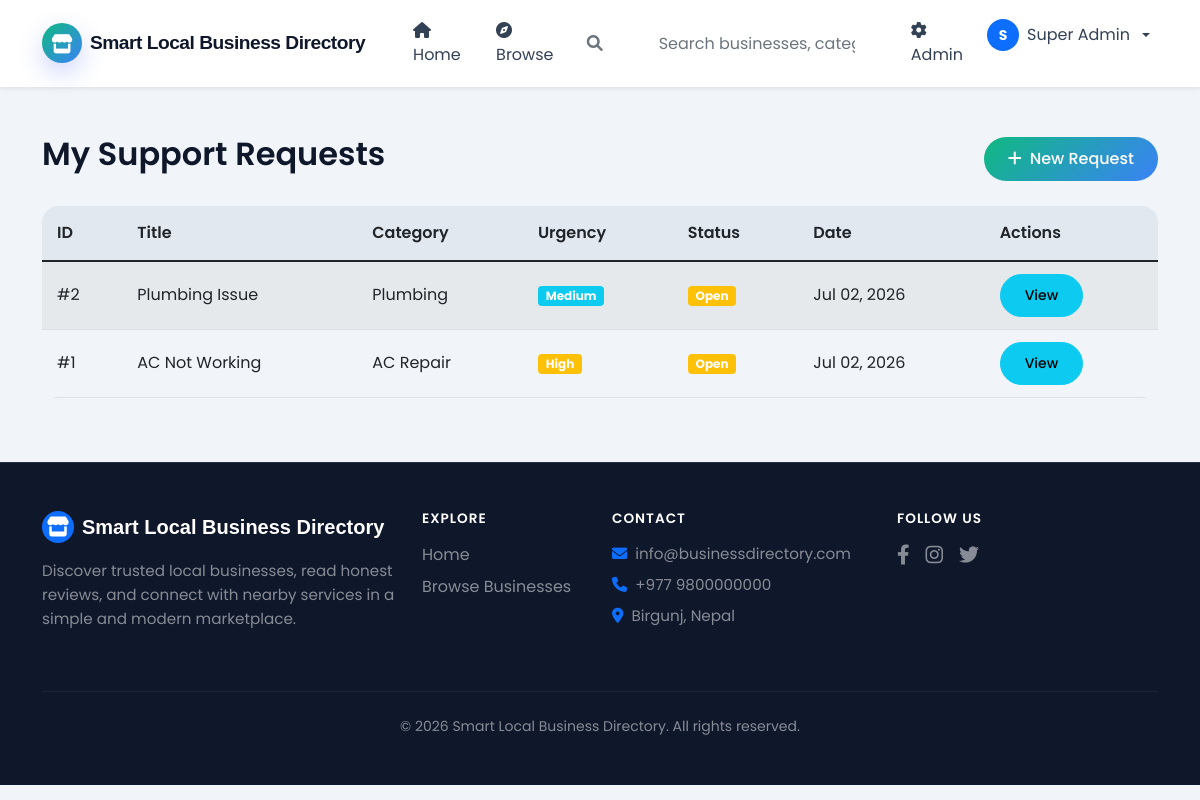
Screenshot of /smart-business-directory/support/my-requests.php (signed in) with the database file from the repository.
### tables this page shows
CREATE TABLE system_settings (
    setting_id INT PRIMARY KEY AUTO_INCREMENT,
    setting_key VARCHAR(100) UNIQUE NOT NULL,
    setting_value TEXT,
    setting_type ENUM('text', 'number', 'boolean', 'json', 'file') DEFAULT 'text',
    description TEXT,
    updated_by INT,
    updated_at TIMESTAMP DEFAULT CURRENT_TIMESTAMP ON UPDATE CURRENT_TIMESTAMP,
    FOREIGN KEY (updated_by) REFERENCES users(user_id) ON DELETE SET NULL,
    INDEX idx_key (setting_key)
);

CREATE TABLE support_requests (
    request_id INT PRIMARY KEY AUTO_INCREMENT,
    user_id INT NOT NULL,
    assigned_biz_id INT DEFAULT NULL,
    title VARCHAR(200) NOT NULL,
    description TEXT NOT NULL,
    category VARCHAR(100),
    subcategory VARCHAR(100),
    urgency ENUM('low', 'medium', 'high', 'emergency') DEFAULT 'medium',
    budget_min DECIMAL(10,2),
    budget_max DECIMAL(10,2),
    address TEXT NOT NULL,
    city VARCHAR(100),
    latitude DECIMAL(10,8),
    longitude DECIMAL(11,8),
    preferred_date DATE,
    preferred_time_start TIME,
    preferred_time_end TIME,
    images TEXT,
    status ENUM('open', 'bidding', 'assigned', 'in_progress', 'completed', 'cancelled', 'expired') DEFAULT 'open',
    completed_at TIMESTAMP,
    rating INT CHECK (rating BETWEEN 1 AND 5),
    review_text TEXT,
    viewed_count INT DEFAULT 0,
    offer_count INT DEFAULT 0,
    created_at TIMESTAMP DEFAULT CURRENT_TIMESTAMP,
    updated_at TIMESTAMP DEFAULT CURRENT_TIMESTAMP ON UPDATE CURRENT_TIMESTAMP,
    FOREIGN KEY (user_id) REFERENCES users(user_id) ON DELETE CASCADE,
    FOREIGN KEY (assigned_biz_id) REFERENCES businesses(biz_id) ON DELETE SET NULL,
    INDEX idx_user (user_id),
    INDEX idx_status (status),
    INDEX idx_urgency (urgency),
    INDEX idx_created (created_at),
    INDEX idx_city (city),
    INDEX idx_location (latitude, longitude)
);

### smart-business-directory/includes/config.php (called while the page is built, shortened)
<?php
$conn = @mysqli_connect(DB_HOST, DB_USER, DB_PASS, DB_NAME);
mysqli_set_charset($conn, "utf8mb4");
function getSetting($key, $default = '') {
    global $conn;
    $key = mysqli_real_escape_string($conn, $key);
    $query = "SELECT setting_value FROM system_settings WHERE setting_key = '$key'";
    $result = mysqli_query($conn, $query);
    if ($row = mysqli_fetch_assoc($result)) {
        $value = json_decode($row['setting_value'], true);
        return isset($value['value']) ? $value['value'] : $default;
    }
    return $default;
}
?>

### smart-business-directory/includes/functions.php (called while the page is built, shortened)
<?php
require_once 'config.php';
function isLoggedIn() {
    return isset($_SESSION['user_id']) && isset($_SESSION['logged_in']) && $_SESSION['logged_in'] === true;
}
function hasRole($role) {
    return isLoggedIn() && isset($_SESSION['role']) && $_SESSION['role'] == $role;
}
function isAdmin() {
    return hasRole('admin');
}
function getSupportRequests($user_id, $limit = 10, $offset = 0) {
    global $conn;
    $query = "SELECT sr.*, b.biz_name as assigned_business_name
              FROM support_requests sr
              LEFT JOIN businesses b ON sr.assigned_biz_id = b.biz_id
              WHERE sr.user_id = $user_id
              ORDER BY sr.created_at DESC
              LIMIT $limit OFFSET $offset";
    $result = mysqli_query($conn, $query);
    $requests = [];
    while ($row = mysqli_fetch_assoc($result)) {
        $requests[] = $row;
    }
    return $requests;
}
?>

### smart-business-directory/includes/session.php (called while the page is built, shortened)
<?php
require_once 'config.php';
require_once 'functions.php';
$user_id = $_SESSION['user_id'];
$query = "SELECT * FROM users WHERE user_id = $user_id";
$result = mysqli_query($conn, $query);
?>

### smart-business-directory/support/my-requests.php (the view, shortened to what this page needs)
<?php
require_once '../includes/config.php';
require_once '../includes/functions.php';
require_once '../includes/session.php';
$user_id = $_SESSION['user_id'];
$requests = getSupportRequests($user_id, 50, 0);
include '../includes/navbar.php';
?>
<div class="container my-5">
    <div class="d-flex justify-content-between align-items-center mb-4">
        <h2>My Support Requests</h2>
        <a href="new-request.php" class="btn btn-primary"><i class="fas fa-plus me-2"></i>New Request</a>
    </div>
    <?php if(!empty($requests)): ?>
        <div class="table-responsive">
            <table class="table table-striped">
                <thead>
                    <tr>
                        <th>ID</th>
                        <th>Title</th>
                        <th>Category</th>
                        <th>Urgency</th>
                        <th>Status</th>
                        <th>Date</th>
                        <th>Actions</th>
                    </tr>
                </thead>
                <tbody>
                    <?php foreach($requests as $request): ?>
                    <tr>
                        <td>#<?php echo $request['request_id']; ?></td>
                        <td><?php echo $request['title']; ?></td>
                        <td><?php echo $request['category']; ?></td>
                        <td>
                            <span class="badge bg-<?php
                                echo $request['urgency'] == 'emergency' ? 'danger' :
                                    ($request['urgency'] == 'high' ? 'warning' :
                                    ($request['urgency'] == 'medium' ? 'info' : 'secondary'));
                            ?>">
                                <?php echo ucfirst($request['urgency']); ?>
                            </span>
                        </td>
                        <td>
                            <span class="badge bg-<?php
                                echo $request['status'] == 'completed' ? 'success' :
                                    ($request['status'] == 'assigned' ? 'primary' :
                                    ($request['status'] == 'open' ? 'warning' : 'secondary'));
                            ?>">
                                <?php echo ucfirst($request['status']); ?>
                            </span>
                        </td>
                        <td><?php echo date('M d, Y', strtotime($request['created_at'])); ?></td>
                        <td>
                            <a href="request-detail.php?id=<?php echo $request['request_id']; ?>" class="btn btn-sm btn-info">View</a>
                        </td>
                    </tr>
                    <?php endforeach; ?>
                </tbody>
            </table>
        </div>
    <?php endif; ?>
</div>
<?php include '../includes/footer.php'; ?>

### smart-business-directory/includes/navbar.php (shortened to what this page needs)
<?php
$site_name = getSetting('site_name');
?>
<!DOCTYPE html>
<html lang="en">
<head>
    <link href="https://cdn.jsdelivr.net/npm/bootstrap@5.1.3/dist/css/bootstrap.min.css" rel="stylesheet">
    <link rel="stylesheet" href="https://cdnjs.cloudflare.com/ajax/libs/font-awesome/6.0.0/css/all.min.css">
    <link rel="stylesheet" href="<?php echo SITE_URL; ?>assets/css/style.css">
</head>
<body>
<nav class="navbar navbar-expand-lg site-navbar sticky-top shadow-sm" style="background: rgba(15, 23, 42, 0.95); backdrop-filter: blur(10px); border-bottom: 1px solid rgba(255,255,255,0.1);">
    <div class="container">
        <a class="navbar-brand text-white fw-bold d-flex align-items-center gap-2" href="<?php echo SITE_URL; ?>">
            <span class="brand-mark bg-primary text-white rounded-circle d-flex align-items-center justify-content-center" style="width: 40px; height: 40px;"><i class="fas fa-store"></i></span>
            <span style="font-family: 'Outfit', sans-serif; letter-spacing: -0.5px;"><?php echo $site_name ?: 'LocalConnect'; ?></span>
        </a>
        <div class="collapse navbar-collapse" id="navbarMain">
            <ul class="navbar-nav me-auto mb-2 mb-lg-0 gap-2 ms-lg-4">
                <li class="nav-item">
                    <a class="nav-link text-white-50 hover-white transition" href="<?php echo SITE_URL; ?>">
                        <i class="fas fa-home me-1"></i>Home
                    </a>
                </li>
                <li class="nav-item">
                    <a class="nav-link text-white-50 hover-white transition" href="<?php echo SITE_URL; ?>businesses.php">
                        <i class="fas fa-compass me-1"></i>Browse
                    </a>
                </li>
            </ul>
            <form class="site-search me-3 position-relative" action="<?php echo SITE_URL; ?>search.php" method="GET" id="searchForm" style="min-width: 300px;">
                <div class="input-group">
                    <span class="input-group-text bg-white border-end-0 rounded-start-pill ps-3 text-muted" style="border-color: rgba(255,255,255,0.2);">
                        <i class="fas fa-search"></i>
                    </span>
                    <input class="form-control border-start-0 rounded-end-pill shadow-none" type="search" name="q" placeholder="Search businesses, categories..." aria-label="Search" id="searchInput" style="background: white; border-color: rgba(255,255,255,0.2);">
                </div>
            </form>
            <ul class="navbar-nav ms-auto gap-2">
                <?php if(isLoggedIn()): ?>
                    <?php if(isAdmin()): ?>
                    <li class="nav-item">
                        <a class="nav-link text-white-50 hover-white transition" href="<?php echo SITE_URL; ?>admin/">
                            <i class="fas fa-cog me-1"></i>Admin
                        </a>
                    </li>
                    <?php endif; ?>
                    <li class="nav-item dropdown">
                        <a class="nav-link dropdown-toggle text-white d-flex align-items-center gap-2" href="#" id="userDropdown" role="button" data-bs-toggle="dropdown">
                            <div class="rounded-circle bg-primary text-white d-flex align-items-center justify-content-center fw-bold" style="width: 32px; height: 32px; font-size: 14px;">
                                <?php echo substr($_SESSION['fullname'], 0, 1); ?>
                            </div>
                            <?php echo $_SESSION['fullname']; ?>
                        </a>
                    </li>
                <?php endif; ?>
            </ul>
        </div>
    </div>
</nav>

### smart-business-directory/includes/footer.php (shortened to what this page needs)
    <footer class="site-footer mt-5 text-white" style="background: #0f172a; border-top: 1px solid rgba(255,255,255,0.1);">
        <div class="container py-5">
            <div class="row g-4 align-items-start">
                <div class="col-lg-4">
                    <h5 class="fw-bold mb-3 d-flex align-items-center gap-2">
                        <span class="bg-primary text-white rounded-circle d-flex align-items-center justify-content-center" style="width: 32px; height: 32px;"><i class="fas fa-store"></i></span>
                        <span style="font-family: 'Outfit', sans-serif;"><?php echo getSetting('site_name') ?: 'LocalConnect'; ?></span>
                    </h5>
                    <p class="text-white-50 mb-0" style="font-size: 0.95rem; line-height: 1.6;">Discover trusted local businesses, read honest reviews, and connect with nearby services in a simple and modern marketplace.</p>
                </div>
                <div class="col-lg-2 col-md-4">
                    <h6 class="fw-semibold mb-3 text-uppercase" style="letter-spacing: 1px; font-size: 0.85rem;">Explore</h6>
                    <ul class="list-unstyled">
                        <li class="mb-2"><a href="<?php echo SITE_URL; ?>" class="text-white-50 text-decoration-none hover-white transition">Home</a></li>
                        <li class="mb-2"><a href="<?php echo SITE_URL; ?>businesses.php" class="text-white-50 text-decoration-none hover-white transition">Browse Businesses</a></li>
                    </ul>
                </div>
                <div class="col-lg-3 col-md-4">
                    <h6 class="fw-semibold mb-3 text-uppercase" style="letter-spacing: 1px; font-size: 0.85rem;">Contact</h6>
                    <ul class="list-unstyled text-white-50" style="font-size: 0.95rem;">
                        <li class="mb-2"><i class="fas fa-envelope me-2 text-primary"></i><?php echo getSetting('contact_email') ?: 'info@localconnect.com'; ?></li>
                        <li class="mb-2"><i class="fas fa-phone me-2 text-primary"></i><?php echo getSetting('contact_phone') ?: '+977 9812345678'; ?></li>
                        <li><i class="fas fa-map-marker-alt me-2 text-primary"></i>Birgunj, Nepal</li>
                    </ul>
                </div>
                <div class="col-lg-3 col-md-4">
                    <h6 class="fw-semibold mb-3 text-uppercase" style="letter-spacing: 1px; font-size: 0.85rem;">Follow Us</h6>
                    <div class="d-flex gap-3 flex-wrap">
                        <a href="#" class="text-white-50 hover-white transition" aria-label="Facebook"><i class="fab fa-facebook-f fa-lg"></i></a>
                        <a href="#" class="text-white-50 hover-white transition" aria-label="Instagram"><i class="fab fa-instagram fa-lg"></i></a>
                        <a href="#" class="text-white-50 hover-white transition" aria-label="Twitter"><i class="fab fa-twitter fa-lg"></i></a>
                    </div>
                </div>
            </div>
            <div class="footer-bottom mt-5 pt-4" style="border-top: 1px solid rgba(255,255,255,0.05);">
                <div class="d-flex justify-content-center align-items-center flex-wrap">
                    <p class="mb-0 text-white-50 small text-center">&copy; <?php echo date('Y'); ?> <?php echo getSetting('site_name') ?: 'LocalConnect'; ?>. All rights reserved.</p>
                </div>
            </div>
        </div>
    </footer>
</body>
</html>

### smart-business-directory/assets/css/style.css (style rules this page uses)
:root { --primary: #10b981; --primary-dark: #047857; --secondary: #3b82f6; --success: #10b981; --danger: #ef4444; --warning: #f59e0b; --info: #3b82f6; --dark: #0f172a; --light: #f1f5f9; --gray: #64748b; --gray-light: #e2e8f0; --white: #ffffff; --black: #000000; }
* { margin: 0; padding: 0; box-sizing: border-box; }
body { font-family: 'Poppins', sans-serif; background-color: var(--light); color: var(--dark); overflow-x: hidden; }
h1, h2, h3, h4, h5, h6 { font-weight: 600; }
.btn { border-radius: 50px; padding: 10px 24px; font-weight: 500; transition: all 0.3s ease; }
.btn-primary { background: linear-gradient(135deg, var(--primary) 0%, var(--secondary) 100%); border: none; }
.site-navbar { background: rgba(255, 255, 255, 0.96) !important; backdrop-filter: blur(12px); box-shadow: 0 10px 30px rgba(15, 23, 42, 0.08); border-bottom: 1px solid rgba(226, 232, 240, 0.8); }
.site-navbar .navbar-brand { color: var(--dark) !important; font-weight: 700; font-size: 1.2rem; display: flex; align-items: center; gap: 0.75rem; }
.site-navbar .brand-mark { width: 42px; height: 42px; display: inline-flex; align-items: center; justify-content: center; border-radius: 12px; color: white; background: linear-gradient(135deg, var(--primary) 0%, var(--secondary) 100%); box-shadow: 0 10px 25px rgba(67, 97, 238, 0.25); }
.site-navbar .nav-link { color: #334155 !important; padding: 0.7rem 0.95rem; border-radius: 999px; transition: all 0.25s ease; }
.site-search { position: relative; display: flex; align-items: center; width: min(360px, 100%); }
.site-search .form-control { border-radius: 999px 0 0 999px; padding-left: 2.8rem; height: 46px; border: 1px solid #e2e8f0; }
.site-footer { background: linear-gradient(135deg, #0f172a 0%, #1e293b 100%); color: #f8fafc; border-top: 1px solid rgba(255, 255, 255, 0.08); }
.site-footer a { color: rgba(255, 255, 255, 0.78); text-decoration: none; }
.site-footer .footer-bottom { border-top: 1px solid rgba(255, 255, 255, 0.12); }
.form-control, .form-select { border-radius: 12px; padding: 12px 16px; border: 1px solid var(--gray-light); transition: all 0.3s ease; }
.input-group-text { border-radius: 12px 0 0 12px; background: white; }
.table { border-radius: 16px; overflow: hidden; }
.table th { background: var(--gray-light); border: none; padding: 15px; font-weight: 600; }
.table td { padding: 12px 15px; vertical-align: middle; }
.transition { transition: all 0.3s ease; }

### rows the page displays
system_settings: setting_value "Smart Local Business Directory"
support_requests: request_id "2", title "Plumbing Issue", category "Plumbing", urgency "Medium", status "Open", created_at "Jul 02, 2026"
support_requests: request_id "1", title "AC Not Working", category "AC Repair", urgency "High", status "Open", created_at "Jul 02, 2026"
system_settings: setting_value "info@businessdirectory.com"
system_settings: setting_value "+977 9800000000"

### other values shown
substr($_SESSION['fullname'], 0, 1) "S"
$_SESSION['fullname'] "Super Admin"
